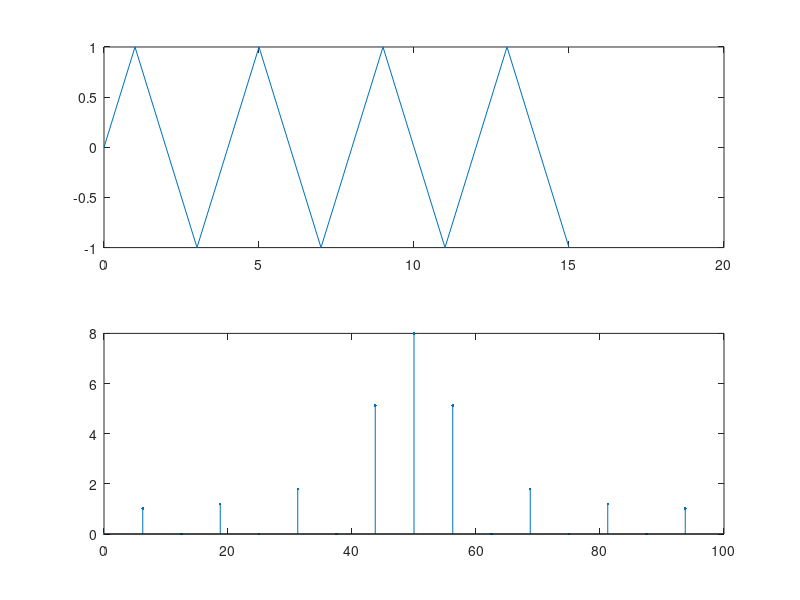

The MATLAB script that drew this image:
clear;
f0 = 50;
N =16;
n = 0:N-1;
fs3 = 200;
f = fs3/(2*N)*(0:(2*N/2-1));
x3 = sin((2*pi*f0/fs3)*n);
X3 = fft(x3,2*N);
subplot(211)
plot(n,x3);
subplot(212)
stem(f,abs(X3(1:N)),'.');